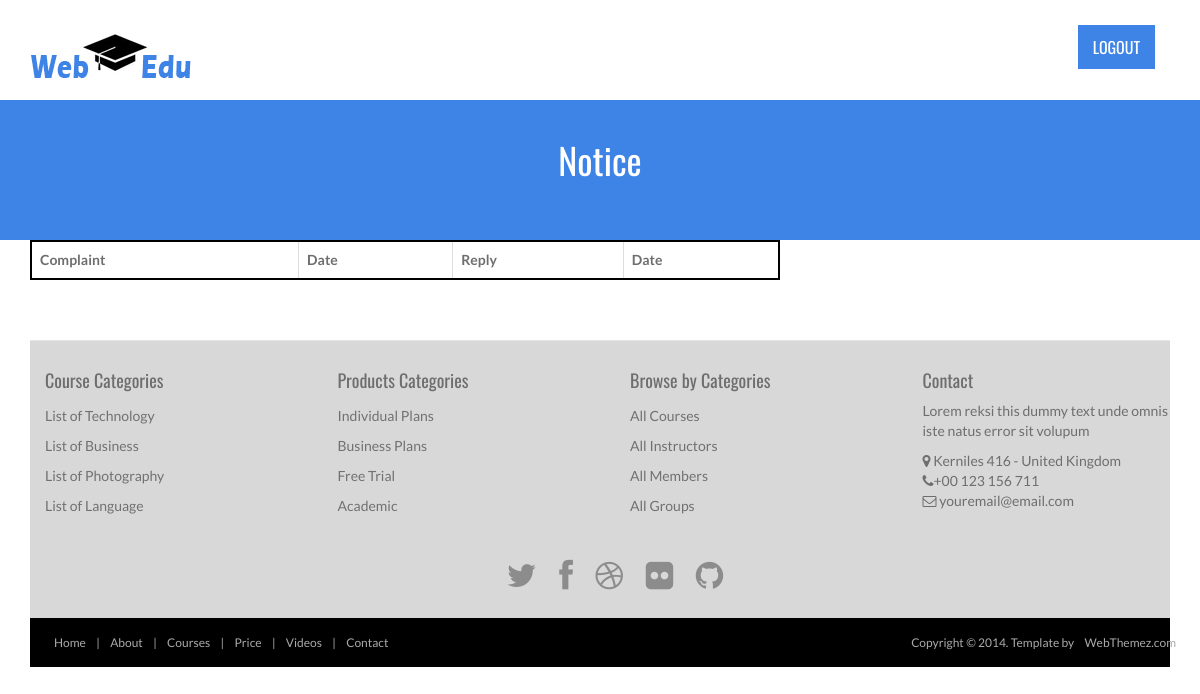
/viewcomplaintreply.php, run on an earlier commit of the app's database.
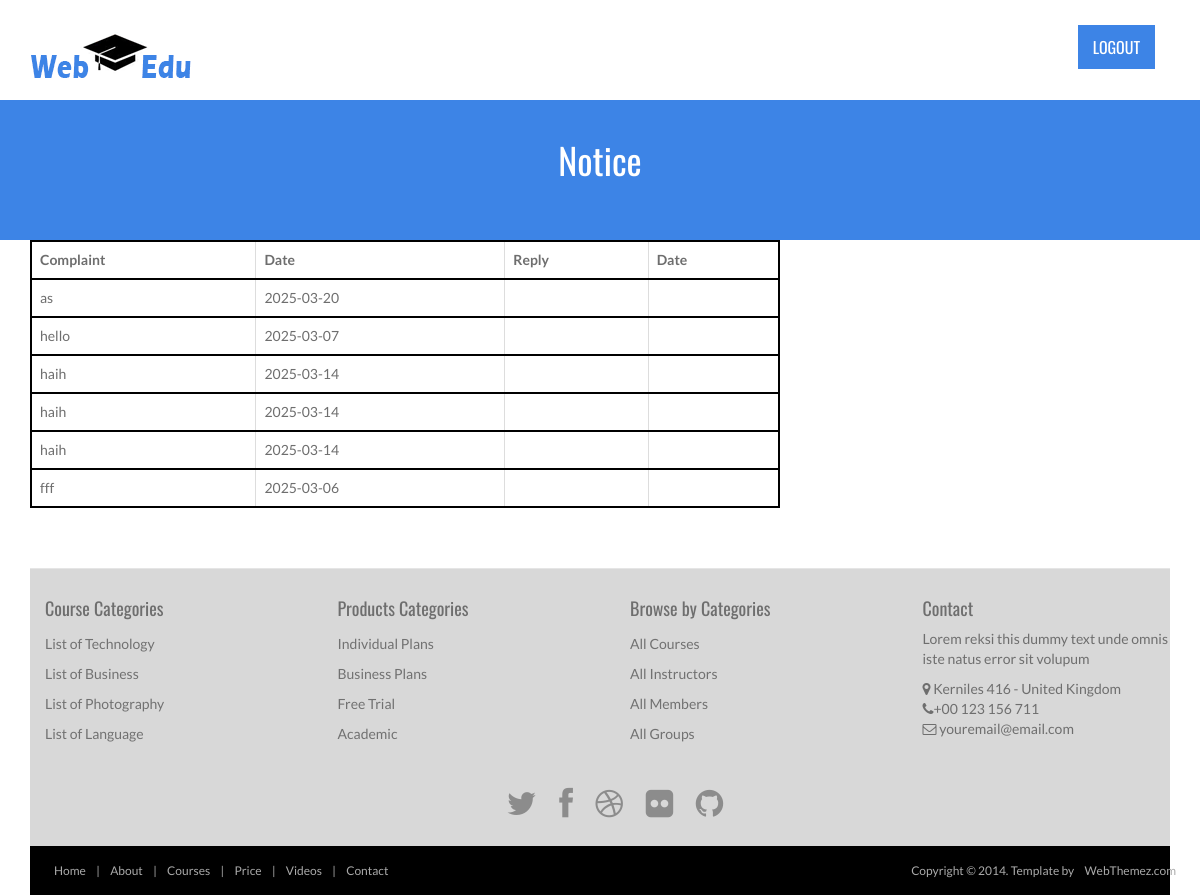
And on a later commit of the database.
### tables this page shows
CREATE TABLE `complaint` (
  `id` int(11) NOT NULL,
  `complaint` varchar(50) NOT NULL,
  `date` date NOT NULL,
  `student_id` int(11) NOT NULL,
  `reply` varchar(50) NOT NULL
);

### viewcomplaintreply.php (the view, shortened to what the changed rows need)
<?php
include 'connection.php';
 $id=$_SESSION['id'];
$data=mysqli_query($con,"select * from complaint  where student_id='$id'");
?>
<!DOCTYPE html>
<html lang="en">
<head>
	<link rel="stylesheet" href="assets/css/bootstrap.min.css">
	<link rel="stylesheet" href="assets/css/font-awesome.min.css">
	<link rel="stylesheet" href="assets/css/bootstrap-theme.css" media="screen">
	<link rel="stylesheet" href="assets/css/style.css">
</head>
<body>
		<header id="head" class="secondary">
            <div class="container">
                    <h1>Notice</h1>
                </div>
    </header>
	<div class="container">
				<div class="row">
					<div class="col-md-8">
                    <table class="table table-bordered table-dark">
                           <tr><th>Complaint</th>
                           <th>Date</th>
                           <th>Reply</th>
                           <th>Date</th>
</tr>
<?php
while($row=mysqli_fetch_assoc($data))
{
    ?>
    <tr>
    <td><?php echo $row['complaint'];?></td>
    <td><?php echo $row['date'];?></td>
        <td><?php echo $row['reply'];?></td>
        <td><?php echo $row['reply_date'];?></td>
</tr>
<?php
}
?>
    </table>
					</div>
			</div>
</body>
</html>

What changed in the data, as far as the page shows it:
added complaint: complaint "as", date "2025-03-20"
added complaint: complaint "hello", date "2025-03-07"
added complaint: complaint "haih", date "2025-03-14"
added complaint: complaint "haih", date "2025-03-14"
added complaint: complaint "haih", date "2025-03-14"
added complaint: complaint "fff", date "2025-03-06"
